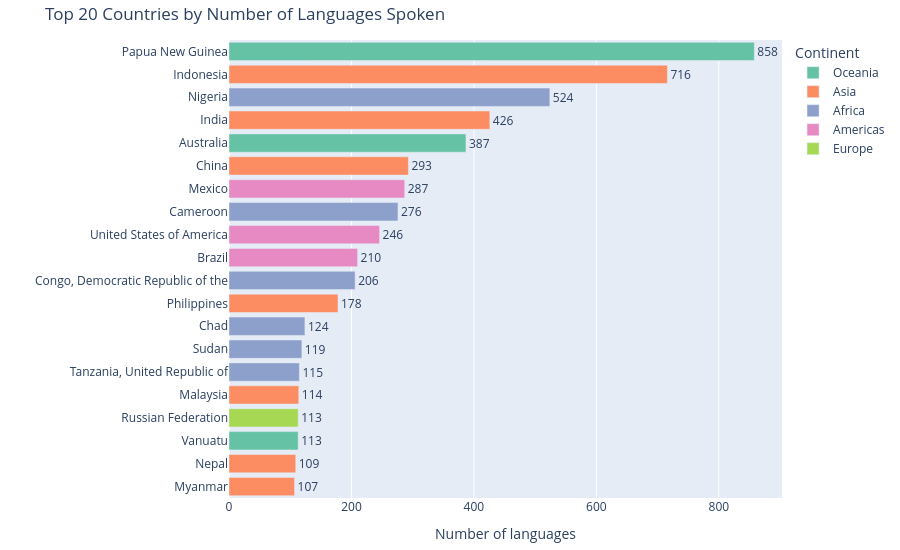

Notebook code for this chart:
### Markdown cell above
## 5 · Bar chart — top 20 most linguistically diverse countries

### Code cell
top20 = df.nlargest(20, "language_count")

fig2 = px.bar(
    top20,
    x="language_count",
    y="country",
    orientation="h",
    color="continent",
    text="language_count",
    labels={"language_count": "Number of languages", "country": ""},
    title="Top 20 Countries by Number of Languages Spoken",
    color_discrete_sequence=px.colors.qualitative.Set2,
)

fig2.update_layout(
    yaxis={"categoryorder": "total ascending"},
    height=550,
    margin=dict(l=10, r=10, t=40, b=10),
    legend_title_text="Continent",
)
fig2.update_traces(textposition="outside")
fig2.show()

### Figure 1 — Plotly figure (JSON) as saved in the notebook; plotly's stock layout.template omitted (floating-point values rounded to 4 significant figures)
{"data": [{"hovertemplate": "continent=Oceania<br>Number of languages=%{text}<br>=%{y}<extra></extra>", "legendgroup": "Oceania", "marker": {"color": "rgb(102,194,165)", "pattern": {"shape": ""}}, "name": "Oceania", "orientation": "h", "showlegend": true, "text": [858.0, 387.0, 113.0], "textposition": "outside", "type": "bar", "x": [858, 387, 113], "xaxis": "x", "y": ["Papua New Guinea", "Australia", "Vanuatu"], "yaxis": "y"}, {"hovertemplate": "continent=Asia<br>Number of languages=%{text}<br>=%{y}<extra></extra>", "legendgroup": "Asia", "marker": {"color": "rgb(252,141,98)", "pattern": {"shape": ""}}, "name": "Asia", "orientation": "h", "showlegend": true, "text": [716.0, 426.0, 293.0, 178.0, 114.0, 109.0, 107.0], "textposition": "outside", "type": "bar", "x": [716, 426, 293, 178, 114, 109, 107], "xaxis": "x", "y": ["Indonesia", "India", "China", "Philippines", "Malaysia", "Nepal", "Myanmar"], "yaxis": "y"}, {"hovertemplate": "continent=Africa<br>Number of languages=%{text}<br>=%{y}<extra></extra>", "legendgroup": "Africa", "marker": {"color": "rgb(141,160,203)", "pattern": {"shape": ""}}, "name": "Africa", "orientation": "h", "showlegend": true, "text": [524.0, 276.0, 206.0, 124.0, 119.0, 115.0], "textposition": "outside", "type": "bar", "x": [524, 276, 206, 124, 119, 115], "xaxis": "x", "y": ["Nigeria", "Cameroon", "Congo, Democratic Republic of the", "Chad", "Sudan", "Tanzania, United Republic of"], "yaxis": "y"}, {"hovertemplate": "continent=Americas<br>Number of languages=%{text}<br>=%{y}<extra></extra>", "legendgroup": "Americas", "marker": {"color": "rgb(231,138,195)", "pattern": {"shape": ""}}, "name": "Americas", "orientation": "h", "showlegend": true, "text": [287.0, 246.0, 210.0], "textposition": "outside", "type": "bar", "x": [287, 246, 210], "xaxis": "x", "y": ["Mexico", "United States of America", "Brazil"], "yaxis": "y"}, {"hovertemplate": "continent=Europe<br>Number of languages=%{text}<br>=%{y}<extra></extra>", "legendgroup": "Europe", "marker": {"color": "rgb(166,216,84)", "pattern": {"shape": ""}}, "name": "Europe", "orientation": "h", "showlegend": true, "text": [113.0], "textposition": "outside", "type": "bar", "x": [113], "xaxis": "x", "y": ["Russian Federation"], "yaxis": "y"}], "layout": {"barmode": "relative", "height": 550, "legend": {"title": {"text": "Continent"}, "tracegroupgap": 0}, "margin": {"b": 10, "l": 10, "r": 10, "t": 40}, "title": {"text": "Top 20 Countries by Number of Languages Spoken"}, "xaxis": {"anchor": "y", "domain": [0, 1], "title": {"text": "Number of languages"}}, "yaxis": {"anchor": "x", "categoryorder": "total ascending", "domain": [0, 1], "title": {"text": ""}}}}
